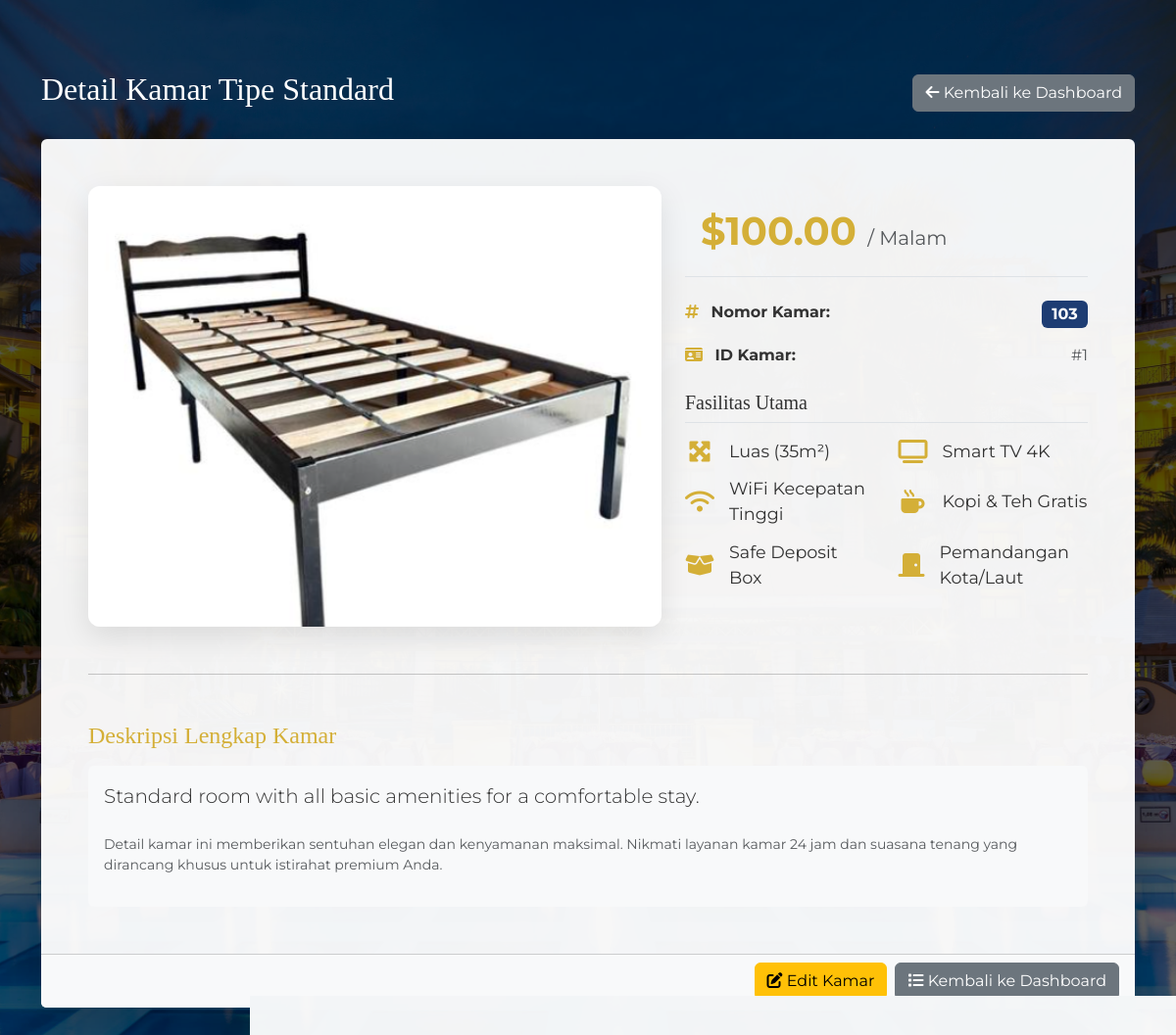
The page /admin/room_detail.php?id=1 (signed in) on the database its author committed.
### tables this page shows
CREATE TABLE rooms (
id INT AUTO_INCREMENT PRIMARY KEY,
room_number VARCHAR(20) NOT NULL UNIQUE,
type VARCHAR(50) NOT NULL,
price DECIMAL(10,2) NOT NULL,
description TEXT,
image VARCHAR(255),
created_at TIMESTAMP DEFAULT CURRENT_TIMESTAMP
);

### admin/room_detail.php (the view, shortened to what this page needs)
<?php
require '../db/database.php';
$id = (int)($_GET['id'] ?? 0);
$stmt = $pdo->prepare("SELECT * FROM rooms WHERE id = ?");
$stmt->execute([$id]);
$room = $stmt->fetch();
$room_type_slug = strtolower($room['type']);
$file_map = [
    'standard' => 'standar.jpg',
    'deluxe' => 'deluxe.jpg',
    'suite' => 'suite.jpeg',
    'executive' => 'executive.jpg',
    'family' => 'family.png',
    'presidential' => 'presidential.jpeg',
    'superior' => 'suite.jpeg',
    'default' => 'hotel.jpg'
];
$filename = $file_map[$room_type_slug] ?? 'default.jpg';
$room_image_path = "../assets/foto/rooms/" . $filename;
?>
<!DOCTYPE html>
<html lang="id">
<head>
    <link href="https://cdn.jsdelivr.net/npm/bootstrap@5.3.3/dist/css/bootstrap.min.css" rel="stylesheet">
    <link rel="stylesheet" href="https://cdnjs.cloudflare.com/ajax/libs/font-awesome/6.5.0/css/all.min.css">
</head>
<body>
<div class="container py-5">
    <div class="d-flex justify-content-between align-items-center mb-4 pt-4">
        <h2 style="color: white;">Detail Kamar Tipe <?= htmlspecialchars($room['type']) ?></h2>
        <a href="dashboard.php" class="btn btn-secondary">
            <i class="fas fa-arrow-left"></i> Kembali ke Dashboard
        </a>
    </div>
    <div class="card shadow-lg border-0">
        <div class="card-body p-4 p-md-5">
            <div class="row">
                <div class="col-lg-7 mb-4 mb-lg-0">
                    <img src="<?= $room_image_path ?>"
                         alt="Foto Kamar Tipe <?= htmlspecialchars($room['type']) ?>"
                         class="room-image img-fluid">
                </div>
                <div class="col-lg-5">
                    <div class="mb-4 p-3 border-bottom">
                        <span class="price-tag text-gold">
                            $<?= number_format($room['price'], 2) ?>
                        </span>
                        <small class="text-muted fs-5">/ Malam</small>
                    </div>
                    <div class="d-flex justify-content-between mb-3">
                        <p class="mb-0">
                            <strong><i class="fas fa-hashtag me-2 text-gold"></i> Nomor Kamar:</strong>
                        </p>
                        <span class="badge bg-navy fs-6"><?= htmlspecialchars($room['room_number']) ?></span>
                    </div>
                    <div class="d-flex justify-content-between mb-4">
                        <p class="mb-0">
                            <strong><i class="fas fa-id-card me-2 text-gold"></i> ID Kamar:</strong>
                        </p>
                        <span class="text-muted">#<?= $room['id'] ?></span>
                    </div>
                    <h5 class="mt-3 mb-3 pb-2 border-bottom">Fasilitas Utama</h5>
                    <div class="row">
                        <div class="col-6 feature-item">
                            <i class="fas fa-expand-arrows-alt feature-icon"></i>
                            Luas (35m²)
                        </div>
                        <div class="col-6 feature-item">
                            <i class="fas fa-tv feature-icon"></i>
                            Smart TV 4K
                        </div>
                        <div class="col-6 feature-item">
                            <i class="fas fa-wifi feature-icon"></i>
                            WiFi Kecepatan Tinggi
                        </div>
                        <div class="col-6 feature-item">
                            <i class="fas fa-mug-hot feature-icon"></i>
                            Kopi & Teh Gratis
                        </div>
                        <div class="col-6 feature-item">
                            <i class="fas fa-box-open feature-icon"></i>
                            Safe Deposit Box
                        </div>
                        <div class="col-6 feature-item">
                            <i class="fas fa-door-closed feature-icon"></i>
                            Pemandangan Kota/Laut
                        </div>
                    </div>
                </div>
            </div>
            <hr class="my-5">
            <div class="row">
                <div class="col-12">
                    <h4 class="text-gold mb-3">Deskripsi Lengkap Kamar</h4>
                    <div class="p-3 bg-light rounded">
                        <p class="lead" style="color:#333;">
                            <?= nl2br(htmlspecialchars($room['description'] ?? 'Belum ada deskripsi yang ditambahkan untuk kamar ini. Tambahkan detail untuk menjelaskan kemewahan, pemandangan, dan ukuran kamar.')) ?>
                        </p>
                        <p class="text-muted small mt-4">
                           Detail kamar ini memberikan sentuhan elegan dan kenyamanan maksimal. Nikmati layanan kamar 24 jam dan suasana tenang yang dirancang khusus untuk istirahat premium Anda.
                        </p>
                    </div>
                </div>
            </div>
        </div>
        <div class="card-footer bg-light d-flex justify-content-end">
            <a href="room_edit.php?id=<?= $room['id'] ?>" class="btn btn-warning me-2">
                 <i class="fas fa-edit"></i> Edit Kamar
            </a>
            <a href="dashboard.php" class="btn btn-secondary">
                <i class="fas fa-list"></i> Kembali ke Dashboard
            </a>
        </div>
    </div>
</div>
</body>
</html>

### admin/room_detail.php (style rules this page uses)
body { font-family: 'Montserrat', sans-serif; background: linear-gradient(rgba(0,0,0,0.7), rgba(0,0,0,0.6)), url('../assets/foto/hotel.jpg') center center/cover no-repeat fixed; min-height: 100vh; color: white; }
h1, h2, h3, h4, h5, h6 { font-family: 'Playfair Display', serif; color: #333; }
.text-gold { color: #d4af37 !important; }
.bg-navy { background-color: #1e3d73; color: white; }
.room-image { height: 450px; object-fit: cover; width: 100%; border-radius: 12px; box-shadow: 0 10px 30px rgba(0,0,0,0.1); }
.price-tag { font-size: 2.5rem; font-weight: 700; color: #1e3d73; }
.feature-item { display: flex; align-items: center; margin-bottom: 0.75rem; font-size: 1.1rem; }
.feature-icon { color: #d4af37; margin-right: 15px; font-size: 1.5rem; width: 30px; text-align: center; }
.card { background: rgba(255, 255, 255, 0.95); color: #333; box-shadow: 0 15px 40px rgba(0,0,0,0.3); }

### rows shown on the page
rooms: type "Standard", price "100.00", room_number "103", id "1", description "Standard room with all basic amenities for a comfortable stay."
